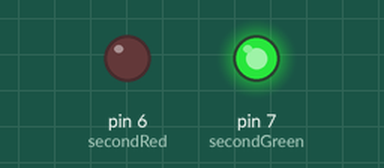
A sketch run on a simulated Arduino Uno, built with avr-gcc and run on an emulated ATmega328P. On the bench: output pins drawn as LEDs (lit = HIGH). Pins used as bus, display or sensor lines are not drawn.

Above: at 2.5 s.
At 7.2 s:
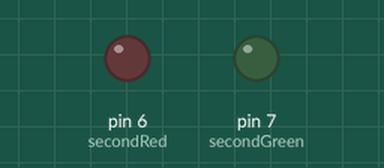
At 12.0 s:
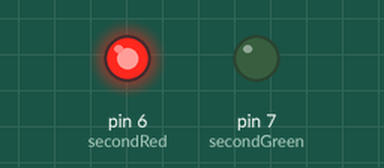
Timing chart, 0 to 20.8 s (numbered marks = the images above):
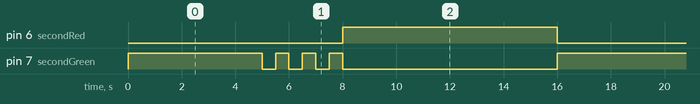

Measured:
- by itself, pin 6 (secondRed): alternates HIGH for 8.0 s and LOW for 8.0 s
- by itself, pin 7 (secondGreen): repeats every 16.0 s: 3 × (LOW 0.50 s, HIGH 0.50 s), LOW 8.0 s, HIGH 5.0 s
- by itself, everything shown: repeats every 16.0 s, in 9 steps

The sketch:

traffic-light-double-RG.ino
```cpp
// v1.1
int firstRed=4;
int firstGreen=5;
int secondRed=6;
int secondGreen=7;

int phase=5000;

void blink(int l){
  int i;
  for(i=0;i<3;i++){
    delay(500);digitalWrite(l, HIGH);
    delay(500);digitalWrite(l, LOW);
  }
}

void setup(){
  pinMode(firstRed, OUTPUT);
  pinMode(firstGreen, OUTPUT);
  pinMode(secondRed, OUTPUT);
  pinMode(secondGreen, OUTPUT);
}

void loop(){
  //phase1
  digitalWrite(firstRed, HIGH);
  digitalWrite(secondGreen, HIGH);
  delay(phase);
  digitalWrite(secondGreen, LOW);
  blink(secondGreen);
  digitalWrite(firstRed, LOW);
  //phase2
  digitalWrite(secondRed, HIGH);
  digitalWrite(firstGreen, HIGH);
  delay(phase);
  digitalWrite(firstGreen, LOW);
  blink(firstGreen);
  digitalWrite(secondRed, LOW);
}
```
